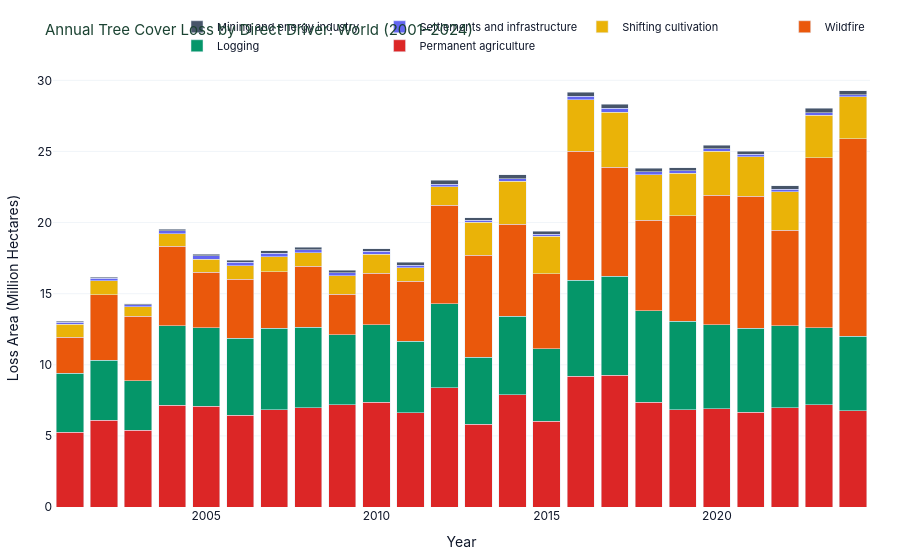

Notebook code for this chart:
### Markdown cell above
### 2. Longitudinal Dynamics of Direct Drivers (2001–2024)
Stacked temporal breakdown demonstrating annual fluctuations and the dramatic surge in wildfire-driven loss in recent years.

### Code cell
fig_stacked = create_drivers_stacked_bar(df_drivers, entity="World")
fig_stacked.show()

### Figure 1 — Plotly figure (JSON) as saved in the notebook; plotly's stock layout.template omitted (floating-point values rounded to 4 significant figures)
{"data": [{"hovertemplate": "<b>Permanent agriculture</b> (%{x}): %{y:,.3f} Mha<extra></extra>", "marker": {"color": "#dc2626"}, "name": "Permanent agriculture", "type": "bar", "x": [2001, 2002, 2003, 2004, 2005, 2006, 2007, 2008, 2009, 2010, 2011, 2012, 2013, 2014, 2015, 2016, 2017, 2018, 2019, 2020, 2021, 2022, 2023, 2024], "y": [5.272, 6.111, 5.412, 7.161, 7.079, 6.436, 6.852, 6.971, 7.186, 7.365, 6.613, 8.399, 5.816, 7.892, 6.046, 9.199, 9.259, 7.378, 6.855, 6.906, 6.677, 6.98, 7.2, 6.753]}, {"hovertemplate": "<b>Logging</b> (%{x}): %{y:,.3f} Mha<extra></extra>", "marker": {"color": "#059669"}, "name": "Logging", "type": "bar", "x": [2001, 2002, 2003, 2004, 2005, 2006, 2007, 2008, 2009, 2010, 2011, 2012, 2013, 2014, 2015, 2016, 2017, 2018, 2019, 2020, 2021, 2022, 2023, 2024], "y": [4.139, 4.213, 3.456, 5.572, 5.525, 5.416, 5.71, 5.652, 4.911, 5.456, 5.044, 5.895, 4.729, 5.531, 5.088, 6.747, 6.973, 6.423, 6.217, 5.892, 5.903, 5.751, 5.395, 5.257]}, {"hovertemplate": "<b>Wildfire</b> (%{x}): %{y:,.3f} Mha<extra></extra>", "marker": {"color": "#ea580c"}, "name": "Wildfire", "type": "bar", "x": [2001, 2002, 2003, 2004, 2005, 2006, 2007, 2008, 2009, 2010, 2011, 2012, 2013, 2014, 2015, 2016, 2017, 2018, 2019, 2020, 2021, 2022, 2023, 2024], "y": [2.526, 4.593, 4.55, 5.619, 3.901, 4.163, 3.973, 4.29, 2.86, 3.6, 4.22, 6.929, 7.151, 6.445, 5.271, 9.061, 7.646, 6.351, 7.405, 9.108, 9.259, 6.727, 11.95, 13.88]}, {"hovertemplate": "<b>Shifting cultivation</b> (%{x}): %{y:,.3f} Mha<extra></extra>", "marker": {"color": "#eab308"}, "name": "Shifting cultivation", "type": "bar", "x": [2001, 2002, 2003, 2004, 2005, 2006, 2007, 2008, 2009, 2010, 2011, 2012, 2013, 2014, 2015, 2016, 2017, 2018, 2019, 2020, 2021, 2022, 2023, 2024], "y": [0.8961, 0.9973, 0.6589, 0.8613, 0.9173, 0.9601, 1.067, 0.9622, 1.31, 1.355, 0.9537, 1.292, 2.34, 3.041, 2.636, 3.637, 3.893, 3.22, 2.975, 3.124, 2.786, 2.719, 3.005, 2.958]}, {"hovertemplate": "<b>Settlements and infrastructure</b> (%{x}): %{y:,.3f} Mha<extra></extra>", "marker": {"color": "#6366f1"}, "name": "Settlements and infrastructure", "type": "bar", "x": [2001, 2002, 2003, 2004, 2005, 2006, 2007, 2008, 2009, 2010, 2011, 2012, 2013, 2014, 2015, 2016, 2017, 2018, 2019, 2020, 2021, 2022, 2023, 2024], "y": [0.1615, 0.1596, 0.1392, 0.2247, 0.2295, 0.2393, 0.2415, 0.2217, 0.1953, 0.1981, 0.1742, 0.1982, 0.1355, 0.184, 0.1443, 0.226, 0.2602, 0.1955, 0.1785, 0.1727, 0.1668, 0.168, 0.1594, 0.1593]}, {"hovertemplate": "<b>Mining and energy industry</b> (%{x}): %{y:,.3f} Mha<extra></extra>", "marker": {"color": "#475569"}, "name": "Mining and energy industry", "type": "bar", "x": [2001, 2002, 2003, 2004, 2005, 2006, 2007, 2008, 2009, 2010, 2011, 2012, 2013, 2014, 2015, 2016, 2017, 2018, 2019, 2020, 2021, 2022, 2023, 2024], "y": [0.06566, 0.07954, 0.06174, 0.1049, 0.1144, 0.1271, 0.1615, 0.1604, 0.1807, 0.1734, 0.207, 0.2717, 0.1566, 0.2617, 0.1965, 0.2831, 0.2918, 0.2525, 0.2369, 0.2298, 0.2256, 0.2489, 0.313, 0.255]}], "layout": {"barmode": "stack", "font": {"color": "#0f172a", "family": "Inter, Segoe UI, Arial, sans-serif"}, "hoverlabel": {"bgcolor": "#1b4332", "font": {"color": "white", "family": "Inter, sans-serif", "size": 12}}, "legend": {"font": {"size": 11}, "orientation": "h", "x": 1, "xanchor": "right", "y": 1.02, "yanchor": "bottom"}, "margin": {"b": 40, "l": 40, "r": 30, "t": 55}, "paper_bgcolor": "white", "plot_bgcolor": "white", "title": {"font": {"color": "#1b4332", "size": 15}, "text": "Annual Tree Cover Loss by Direct Driver: World (2001–2024)"}, "xaxis": {"showgrid": false, "title": {"text": "Year"}}, "yaxis": {"gridcolor": "#f1f5f9", "showgrid": true, "title": {"text": "Loss Area (Million Hectares)"}}}}
